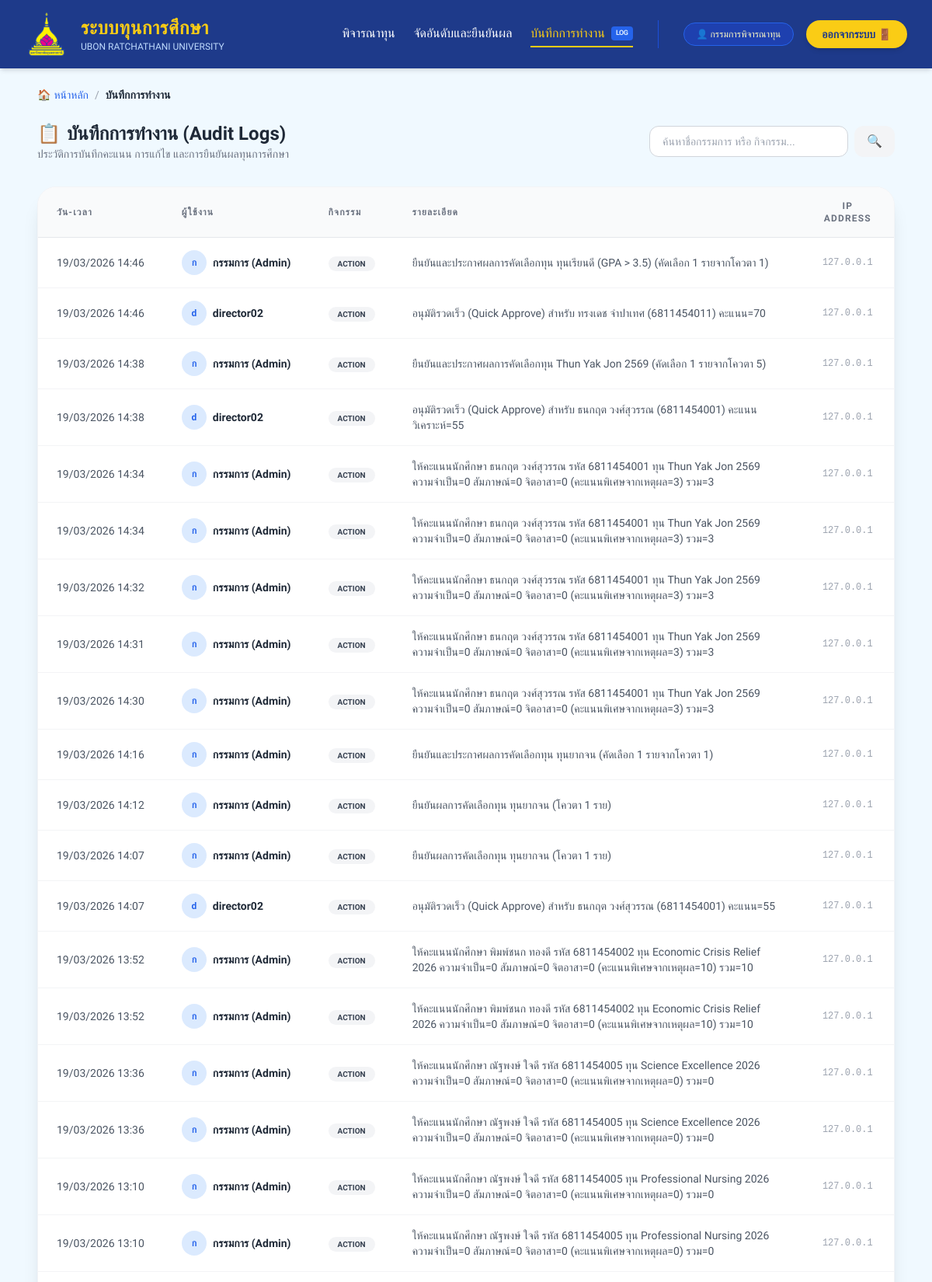
Page /director/audit_log (signed in, upper part) on the committed database.
### models.py (models this page shows)
class DirectorAuditLog(db.Model):
    __tablename__ = 'audit_logs'
    id = db.Column(db.Integer, primary_key=True)
    timestamp = db.Column(db.DateTime, default=datetime.utcnow)
    user_name = db.Column(db.String(100), nullable=False)
    action = db.Column(db.String(100), nullable=False)
    details = db.Column(db.Text, nullable=True)
    ip_address = db.Column(db.String(45), nullable=True)

### routes/director_routes.py (the view)
@director_bp.route("/audit_log")
def audit_log():
    all_logs = DirectorAuditLog.query.order_by(DirectorAuditLog.timestamp.desc()).all()
    return render_template("director/audit_log.html", logs=all_logs)

### routes/director_routes.py (called while the page is built)
@director_bp.before_request
def require_director_login():
    if request.endpoint and request.endpoint != 'director.login':
        if "user_id" not in session or session.get("role") != "director":
            flash("กรุณาเข้าสู่ระบบในฐานะกรรมการ", "error")
            return redirect(url_for("login")) # Assuming login is the global login defined in app.py

### templates/director/audit_log.html (shortened to what this page needs)
{% extends "layouts/base_director.html" %}
{% block content %}
<div class="max-w-6xl mx-auto font-prompt p-6">
    <nav class="flex items-center text-sm font-medium mb-6 space-x-2 no-print">
        <a href="{{ url_for('director.home') }}" class="text-blue-600 hover:text-blue-800 transition flex items-center gap-1">
            <span>🏠</span> หน้าหลัก
        </a>
        <span class="text-gray-400">/</span>
        <span class="text-gray-800 font-bold">บันทึกการทำงาน</span>
    </nav>
    <div class="flex flex-col md:flex-row justify-between items-center mb-8 gap-4">
        <div>
            <h2 class="text-2xl font-extrabold text-gray-800 flex items-center gap-2">
                <span class="text-blue-600">📋</span> บันทึกการทำงาน (Audit Logs)
            </h2>
            <p class="text-gray-500 text-sm">ประวัติการบันทึกคะแนน การแก้ไข และการยืนยันผลทุนการศึกษา</p>
        </div>
        <div class="flex gap-2 w-full md:w-auto">
            <input type="text" id="logSearch" placeholder="ค้นหาชื่อกรรมการ หรือ กิจกรรม..."
                   class="w-full md:w-64 px-4 py-2 border border-gray-300 rounded-xl focus:ring-2 focus:ring-blue-500 outline-none text-sm transition">
            <button class="bg-gray-100 text-gray-600 px-4 py-2 rounded-xl hover:bg-gray-200 transition">
                <span>🔍</span>
            </button>
        </div>
    </div>
    <div class="bg-white shadow-xl rounded-3xl border border-gray-100 overflow-hidden">
        <table class="min-w-full divide-y divide-gray-200">
            <thead class="bg-gray-50">
                <tr>
                    <th class="px-6 py-4 text-left text-xs font-bold text-gray-500 uppercase tracking-widest">วัน-เวลา</th>
                    <th class="px-6 py-4 text-left text-xs font-bold text-gray-500 uppercase tracking-widest">ผู้ใช้งาน</th>
                    <th class="px-6 py-4 text-left text-xs font-bold text-gray-500 uppercase tracking-widest">กิจกรรม</th>
                    <th class="px-6 py-4 text-left text-xs font-bold text-gray-500 uppercase tracking-widest">รายละเอียด</th>
                    <th class="px-6 py-4 text-center text-xs font-bold text-gray-500 uppercase tracking-widest">IP Address</th>
                </tr>
            </thead>
            <tbody class="divide-y divide-gray-100 bg-white" id="logTableBody">
                {% for log in logs %}
                <tr class="hover:bg-gray-50 transition-colors">
                    <td class="px-6 py-4 whitespace-nowrap text-sm text-gray-600 font-medium">
                        {{ log.timestamp.strftime('%d/%m/%Y %H:%M') }}
                    </td>
                    <td class="px-6 py-4 whitespace-nowrap">
                        <div class="flex items-center gap-2">
                            <div class="w-8 h-8 rounded-full bg-blue-100 flex items-center justify-center text-blue-600 font-bold text-xs">
                                {{ log.user_name[0] }}
                            </div>
                            <span class="text-sm font-bold text-gray-800">{{ log.user_name }}</span>
                        </div>
                    </td>
                    <td class="px-6 py-4 whitespace-nowrap">
                        {% if 'ให้คะแนน' in log.action %}
                            <span class="bg-blue-100 text-blue-700 px-3 py-1 rounded-full text-[10px] font-bold uppercase">SCORING</span>
                        {% elif 'ยืนยัน' in log.action %}
                            <span class="bg-green-100 text-green-700 px-3 py-1 rounded-full text-[10px] font-bold uppercase">CONFIRM</span>
                        {% else %}
                            <span class="bg-gray-100 text-gray-700 px-3 py-1 rounded-full text-[10px] font-bold uppercase">ACTION</span>
                        {% endif %}
                    </td>
                    <td class="px-6 py-4 text-sm text-gray-600">
                        {{ log.details }}
                    </td>
                    <td class="px-6 py-4 text-center text-xs text-gray-400 font-mono">
                        {{ log.ip_address }}
                    </td>
                </tr>
                {% endfor %}
            </tbody>
        </table>
    </div>
</div>
{% endblock %}

### templates/layouts/base.html (style rules this page uses)
body { font-family: 'Prompt', sans-serif; }

### rows in the picture
DirectorAuditLog: timestamp "19/03/2026 14:46", user_name "ก", user_name "กรรมการ (Admin)", shows "ACTION", details "ยืนยันและประกาศผลการคัดเลือกทุน ทุนเรียนดี (GPA > 3.5) (คัดเลือก 1 รายจากโควตา 1)", ip_address "127.0.0.1"
DirectorAuditLog: timestamp "19/03/2026 14:46", user_name "d", user_name "director02", action "ACTION", details "อนุมัติรวดเร็ว (Quick Approve) สำหรับ ทรงเดช จำปาเทศ (6811454011) คะแนน=70", ip_address "127.0.0.1"
DirectorAuditLog: timestamp "19/03/2026 14:38", user_name "ก", user_name "กรรมการ (Admin)", shows "ACTION", details "ยืนยันและประกาศผลการคัดเลือกทุน Thun Yak Jon 2569 (คัดเลือก 1 รายจากโควตา 5)", ip_address "127.0.0.1"
DirectorAuditLog: timestamp "19/03/2026 14:38", user_name "d", user_name "director02", action "ACTION", details "อนุมัติรวดเร็ว (Quick Approve) สำหรับ ธนกฤต วงศ์สุวรรณ (6811454001) คะแนนวิเคราะห์=55", ip_address "127.0.0.1"
DirectorAuditLog: timestamp "19/03/2026 14:34", user_name "ก", user_name "กรรมการ (Admin)", action "ACTION", details "ให้คะแนนนักศึกษา ธนกฤต วงศ์สุวรรณ รหัส 6811454001 ทุน Thun Yak Jon 2569 ความจำเป็น=0 สัมภาษณ์=0 จิตอาสา=0 (คะแนนพิเศษจากเหตุผล=3) รวม=3", ip_address "127.0.0.1"
DirectorAuditLog: timestamp "19/03/2026 14:34", user_name "ก", user_name "กรรมการ (Admin)", action "ACTION", details "ให้คะแนนนักศึกษา ธนกฤต วงศ์สุวรรณ รหัส 6811454001 ทุน Thun Yak Jon 2569 ความจำเป็น=0 สัมภาษณ์=0 จิตอาสา=0 (คะแนนพิเศษจากเหตุผล=3) รวม=3", ip_address "127.0.0.1"
DirectorAuditLog: timestamp "19/03/2026 14:32", user_name "ก", user_name "กรรมการ (Admin)", action "ACTION", details "ให้คะแนนนักศึกษา ธนกฤต วงศ์สุวรรณ รหัส 6811454001 ทุน Thun Yak Jon 2569 ความจำเป็น=0 สัมภาษณ์=0 จิตอาสา=0 (คะแนนพิเศษจากเหตุผล=3) รวม=3", ip_address "127.0.0.1"
DirectorAuditLog: timestamp "19/03/2026 14:31", user_name "ก", user_name "กรรมการ (Admin)", action "ACTION", details "ให้คะแนนนักศึกษา ธนกฤต วงศ์สุวรรณ รหัส 6811454001 ทุน Thun Yak Jon 2569 ความจำเป็น=0 สัมภาษณ์=0 จิตอาสา=0 (คะแนนพิเศษจากเหตุผล=3) รวม=3", ip_address "127.0.0.1"
DirectorAuditLog: timestamp "19/03/2026 14:30", user_name "ก", user_name "กรรมการ (Admin)", action "ACTION", details "ให้คะแนนนักศึกษา ธนกฤต วงศ์สุวรรณ รหัส 6811454001 ทุน Thun Yak Jon 2569 ความจำเป็น=0 สัมภาษณ์=0 จิตอาสา=0 (คะแนนพิเศษจากเหตุผล=3) รวม=3", ip_address "127.0.0.1"
DirectorAuditLog: timestamp "19/03/2026 14:16", user_name "ก", user_name "กรรมการ (Admin)", shows "ACTION", details "ยืนยันและประกาศผลการคัดเลือกทุน ทุนยากจน (คัดเลือก 1 รายจากโควตา 1)", ip_address "127.0.0.1"
DirectorAuditLog: timestamp "19/03/2026 14:12", user_name "ก", user_name "กรรมการ (Admin)", shows "ACTION", details "ยืนยันผลการคัดเลือกทุน ทุนยากจน (โควตา 1 ราย)", ip_address "127.0.0.1"
DirectorAuditLog: timestamp "19/03/2026 14:07", user_name "ก", user_name "กรรมการ (Admin)", shows "ACTION", details "ยืนยันผลการคัดเลือกทุน ทุนยากจน (โควตา 1 ราย)", ip_address "127.0.0.1"
DirectorAuditLog: timestamp "19/03/2026 14:07", user_name "d", user_name "director02", action "ACTION", details "อนุมัติรวดเร็ว (Quick Approve) สำหรับ ธนกฤต วงศ์สุวรรณ (6811454001) คะแนน=55", ip_address "127.0.0.1"
DirectorAuditLog: timestamp "19/03/2026 13:52", user_name "ก", user_name "กรรมการ (Admin)", action "ACTION", details "ให้คะแนนนักศึกษา พิมพ์ชนก ทองดี รหัส 6811454002 ทุน Economic Crisis Relief 2026 ความจำเป็น=0 สัมภาษณ์=0 จิตอาสา=0 (คะแนนพิเศษจากเหตุผล=10) รวม=10", ip_address "127.0.0.1"
DirectorAuditLog: timestamp "19/03/2026 13:52", user_name "ก", user_name "กรรมการ (Admin)", action "ACTION", details "ให้คะแนนนักศึกษา พิมพ์ชนก ทองดี รหัส 6811454002 ทุน Economic Crisis Relief 2026 ความจำเป็น=0 สัมภาษณ์=0 จิตอาสา=0 (คะแนนพิเศษจากเหตุผล=10) รวม=10", ip_address "127.0.0.1"
DirectorAuditLog: timestamp "19/03/2026 13:36", user_name "ก", user_name "กรรมการ (Admin)", action "ACTION", details "ให้คะแนนนักศึกษา ณัฐพงษ์ ใจดี รหัส 6811454005 ทุน Science Excellence 2026 ความจำเป็น=0 สัมภาษณ์=0 จิตอาสา=0 (คะแนนพิเศษจากเหตุผล=0) รวม=0", ip_address "127.0.0.1"
DirectorAuditLog: timestamp "19/03/2026 13:36", user_name "ก", user_name "กรรมการ (Admin)", action "ACTION", details "ให้คะแนนนักศึกษา ณัฐพงษ์ ใจดี รหัส 6811454005 ทุน Science Excellence 2026 ความจำเป็น=0 สัมภาษณ์=0 จิตอาสา=0 (คะแนนพิเศษจากเหตุผล=0) รวม=0", ip_address "127.0.0.1"
DirectorAuditLog: timestamp "19/03/2026 13:10", user_name "ก", user_name "กรรมการ (Admin)", action "ACTION", details "ให้คะแนนนักศึกษา ณัฐพงษ์ ใจดี รหัส 6811454005 ทุน Professional Nursing 2026 ความจำเป็น=0 สัมภาษณ์=0 จิตอาสา=0 (คะแนนพิเศษจากเหตุผล=0) รวม=0", ip_address "127.0.0.1"
DirectorAuditLog: timestamp "19/03/2026 13:10", user_name "ก", user_name "กรรมการ (Admin)", action "ACTION", details "ให้คะแนนนักศึกษา ณัฐพงษ์ ใจดี รหัส 6811454005 ทุน Professional Nursing 2026 ความจำเป็น=0 สัมภาษณ์=0 จิตอาสา=0 (คะแนนพิเศษจากเหตุผล=0) รวม=0", ip_address "127.0.0.1"

### other values in the picture
{{ session.get('user_name', 'กรรมการ') }} "กรรมการพิจารณาทุน"
